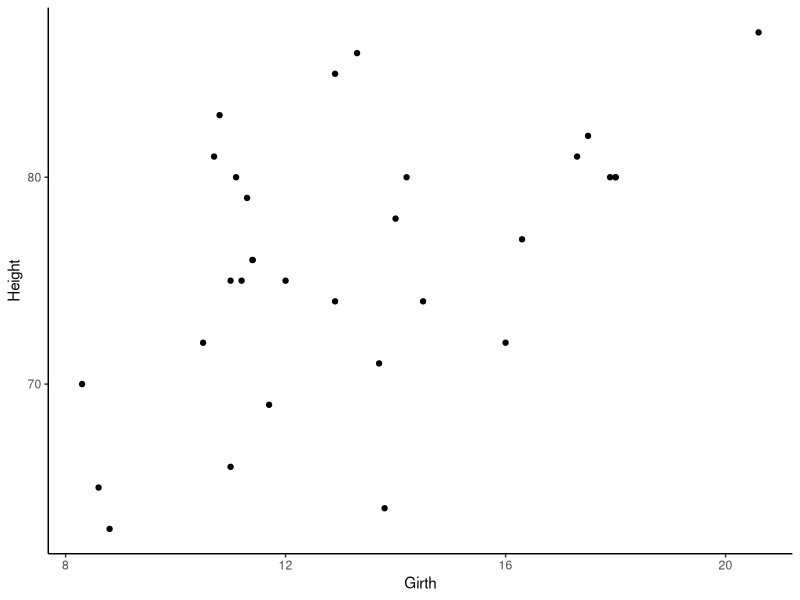
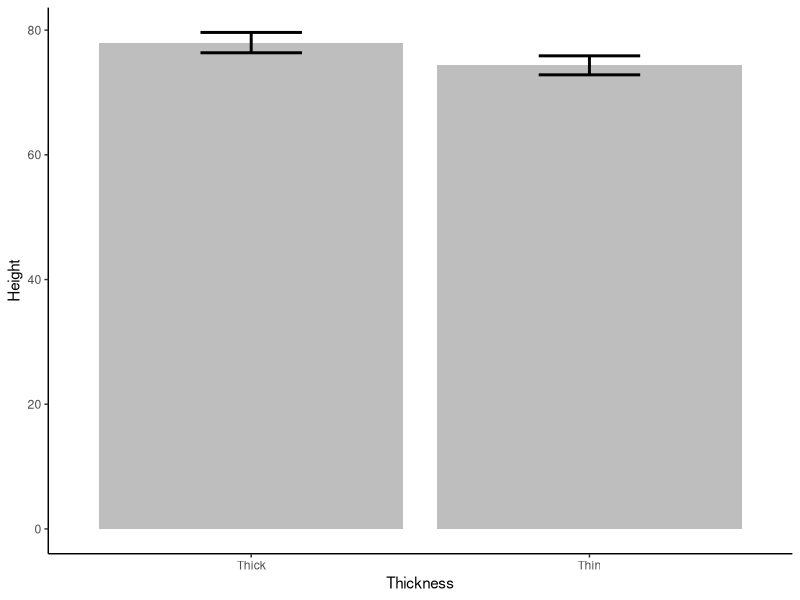
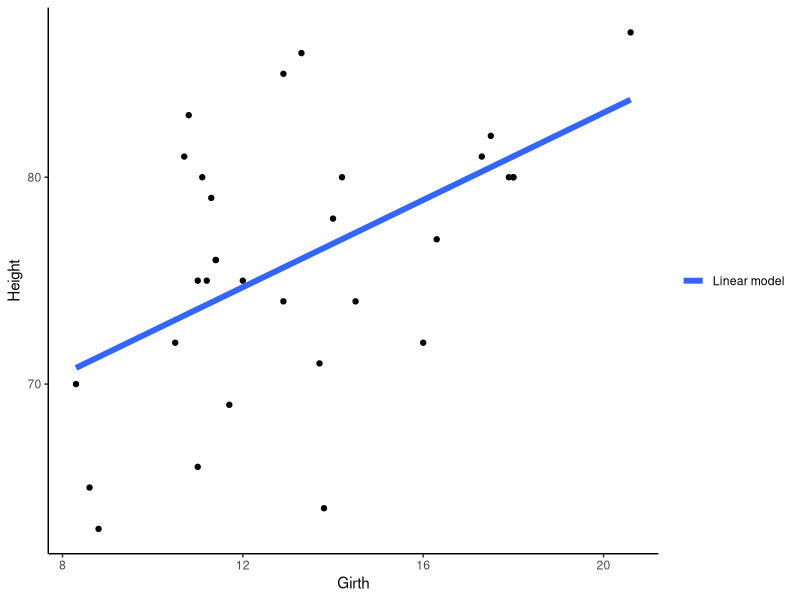
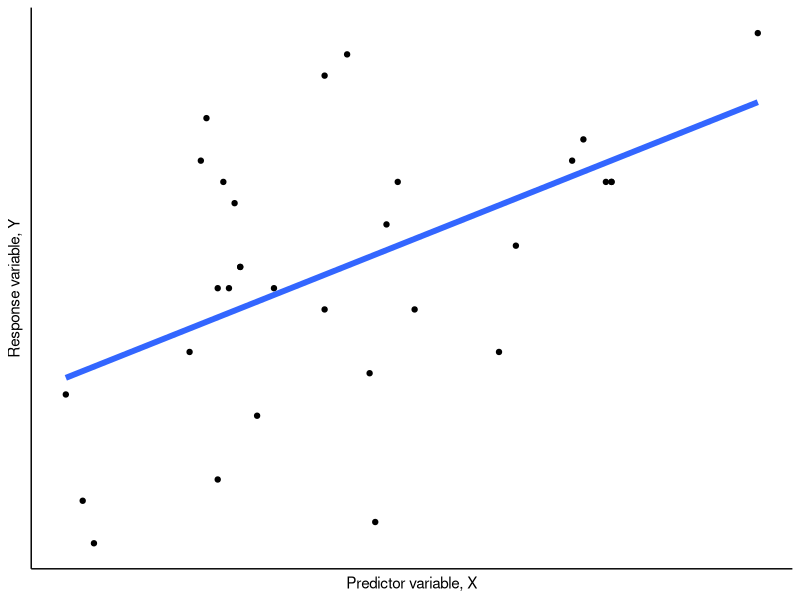
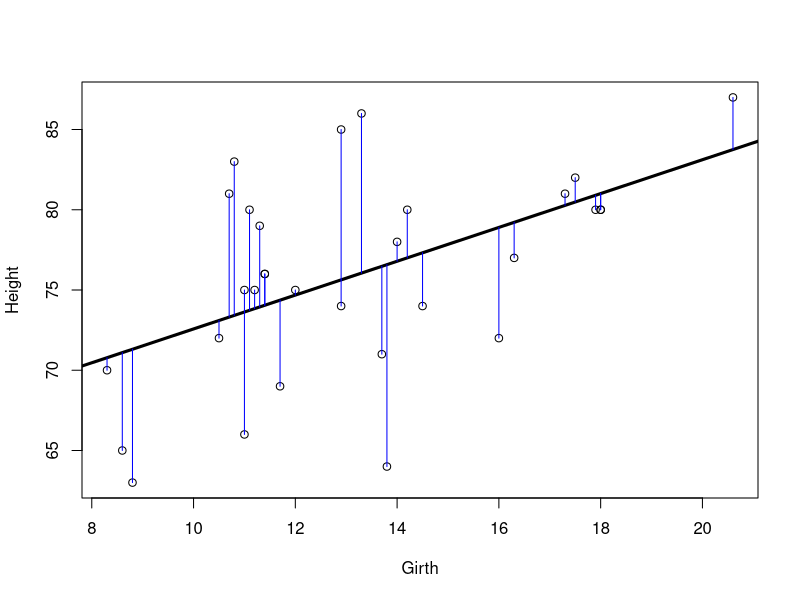
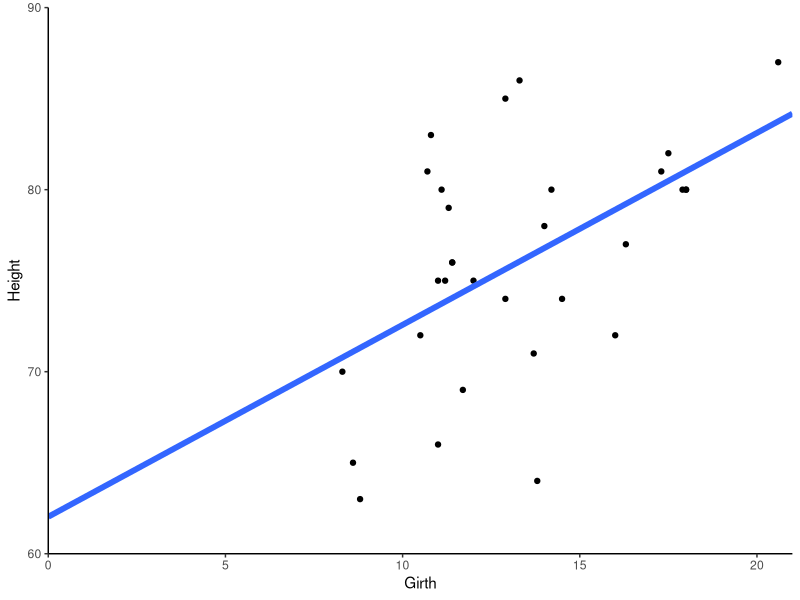
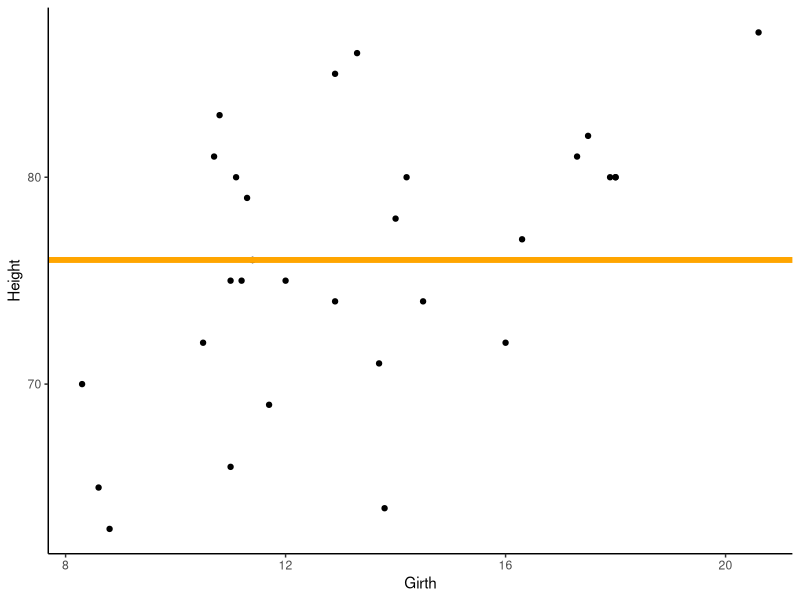
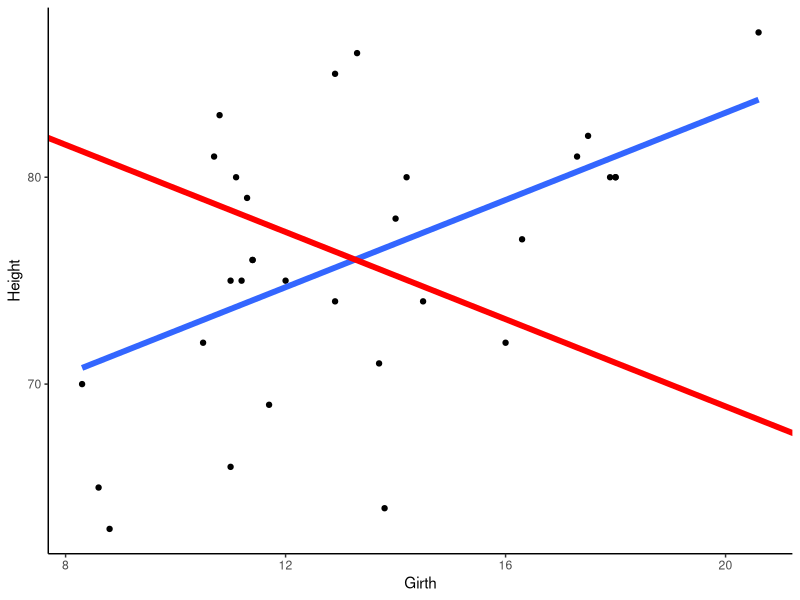

Reproduce these figures in R, in order.
## ---- chunk 1
library(knitr)
opts_chunk$set(echo = F, warning = FALSE, message = FALSE, comment = NA, fig.height = 3, fig.width = 3, dpi = 100, fig.align = "center", fig.show = "hold")
library(tidyverse)
theme_set(theme_classic())
library(MASS)
## ---- chunk 2
tree_plot <- ggplot(trees, aes(Girth, Height)) + geom_point()
tree_plot
## ---- chunk 3
trees %>% 
  mutate(Thickness = ifelse(Girth <= median(Girth), "Thin", "Thick")) %>% 
  ggplot(aes(Thickness, Height)) + 
  stat_summary(fun.y = mean, geom = "bar", fill = 'grey') +
  stat_summary(fun.data = "mean_se", geom = "errorbar", lwd = 1, width = 0.3)
t.test(Height ~ Thickness, trees %>% 
  mutate(Thickness = ifelse(Girth <= median(Girth), "Thin", "Thick")))
## ---- chunk 4
tree_plot +
  geom_smooth(method = "lm", se = F, lwd = 2, aes(colour = "Linear model")) +
  scale_colour_manual(name=NULL, values=c("#3366FF"))
## ---- chunk 5
tree_plot +
  geom_smooth(method = "lm", se = F, lwd = 2) +
  xlab("Predictor variable, X") +
  ylab("Response variable, Y") +
  theme(axis.ticks = element_blank(),
        axis.text = element_blank()) 
## ---- chunk 6
plot(Height ~ Girth, trees)
tree_lm <- lm(Height ~ Girth, trees)
abline(tree_lm, lwd=3)
for(i in seq_along(trees$Height)) {
	  yval <- coef(tree_lm)[1]+coef(tree_lm)[2]*trees$Height[i]
	  segments(x0 = trees$Girth[i], y0 = trees$Height[i], 
	           x1 = trees$Girth[i], y1= coef(tree_lm)[1]+coef(tree_lm)[2]*trees$Girth[i], col = "blue")
	}
## ---- chunk 7
tree_lm
## ---- chunk 8
tree_plot +
  geom_smooth(method = "lm", se = F, lwd = 2, fullrange = TRUE) +
  scale_x_continuous(limits = c(0,21), expand = c(0, 0)) +
  scale_y_continuous(limits = c(60,90), expand = c(0, 0)) 
## ---- chunk 9
tree_plot +
##  geom_smooth(method = "lm", se = F, lwd = 2) +
  geom_hline(yintercept = mean(trees$Height), colour = "orange", lwd = 2)
## ---- chunk 10
tree_plot +
  geom_smooth(method = "lm", se = F, lwd = 2) +
  geom_abline(slope = -1.054, intercept = 90, lwd = 2, colour = "red")
## ---- chunk 11
summary(tree_lm)
## ---- chunk 12
ggplot(data = data.frame(x = c(-3, 3)), aes(x)) +
  stat_function(fun = dnorm, n = 101, args = list(mean = 0, sd = 1)) + ylab("") +
  scale_y_continuous(breaks = NULL)
## ---- chunk 13
t.test(Height ~ Sex, survey)
kable(anova(lm(Height ~ Sex, survey)), digits = 32)
